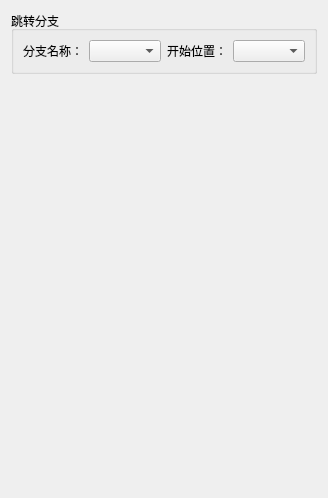
       <widget class="QWidget" name="tab_30">
        <attribute name="title">
         <string>跳转分支</string>
        </attribute>
        <layout class="QVBoxLayout" name="verticalLayout_71">
         <item>
          <widget class="QGroupBox" name="groupBox_37">
           <property name="title">
            <string>跳转分支</string>
           </property>
           <layout class="QGridLayout" name="gridLayout_42" columnstretch="1,1,1,1">
            <item row="0" column="0">
             <widget class="QLabel" name="label_126">
              <property name="text">
               <string>分支名称：</string>
              </property>
              <property name="alignment">
               <set>Qt::AlignCenter</set>
              </property>
             </widget>
            </item>
            <item row="0" column="1">
             <widget class="QComboBox" name="comboBox_37"/>
            </item>
            <item row="0" column="2">
             <widget class="QLabel" name="label_127">
              <property name="text">
               <string>开始位置：</string>
              </property>
              <property name="alignment">
               <set>Qt::AlignCenter</set>
              </property>
             </widget>
            </item>
            <item row="0" column="3">
             <widget class="QComboBox" name="comboBox_38"/>
            </item>
           </layout>
          </widget>
         </item>
         <item>
          <spacer name="verticalSpacer_23">
           <property name="orientation">
            <enum>Qt::Vertical</enum>
           </property>
           <property name="sizeHint" stdset="0">
            <size>
             <width>20</width>
             <height>413</height>
            </size>
           </property>
          </spacer>
         </item>
        </layout>
       </widget>
